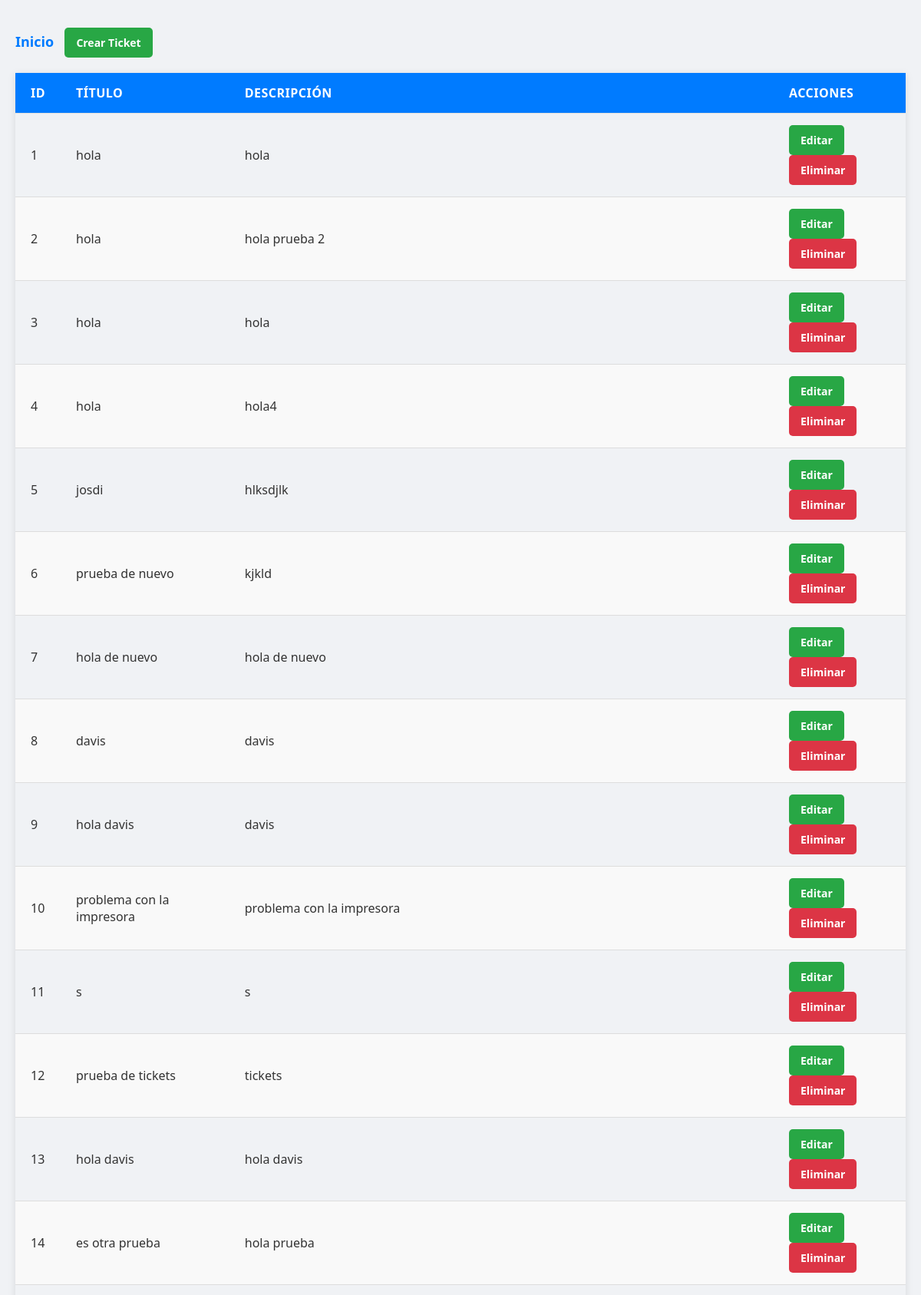
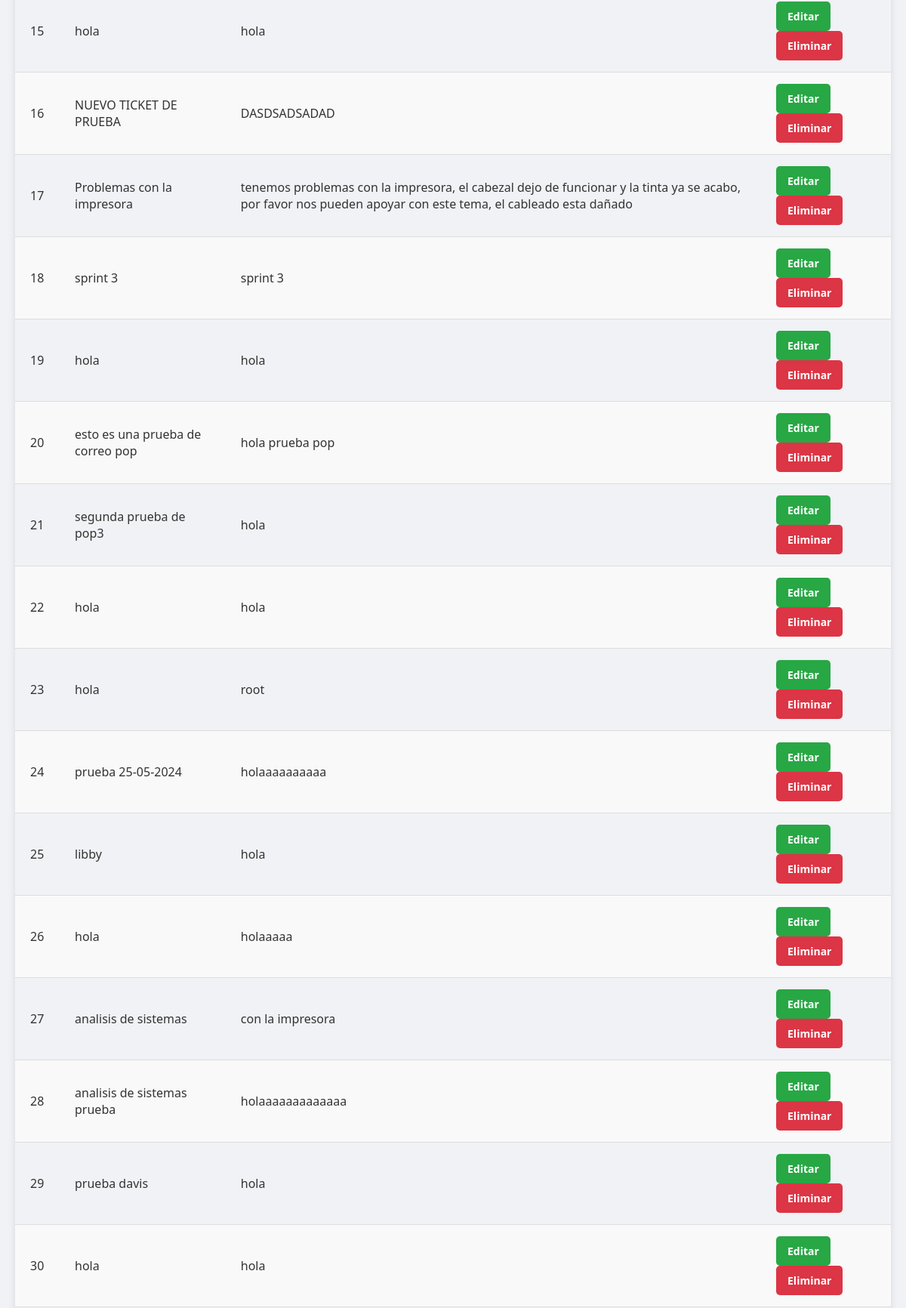
Screenshot of /listaticket/ (upper part) with the database file from the repository (2 pictures, top to bottom).
### core/models.py (models this page shows)
class Ticket(models.Model):
    sender = models.EmailField(default=" ")
    subject = models.CharField(max_length=255, default=" ")
    body = models.TextField(default=" ")
    title = models.CharField(max_length=100)
    description = models.TextField()
    priority = models.CharField(max_length=10, choices=[
        ('low', 'Low'),
        ('medium', 'Medium'),
        ('high', 'High')
    ])
    asignar = models.CharField(max_length=20, choices=[
        ('', 'sin asignar'),
        ('Davis Hernandez', 'Davis Hernandez'),
        ('Libby Arias', 'Libby Arias'),
        ('Katherine Monterroso', 'Katherine Monterroso'),
        ('Daniel Hall', 'Daniel Hall')
    ],
    default=''
    )
    categorias = models.CharField(max_length=30, choices= [
        ('', 'sin categoria'),
        ('red', 'Red'),
        ('Impresoras', 'Impresoras'),
        ('Disco_duro', 'Disco duro'),
        ('Aplicaciones', 'Aplicaciones')
    ],
    default=''
    )
    closed = models.BooleanField(default=False)

### core/views.py (the view)
# urls.py: path('listaticket/', listatickets, name='listatickets'),
def listatickets(request):
    tickets = Ticket.objects.all()  # Obtén todos los objetos de la tabla ticket
    return render(request, 'core/listaticket.html', {'tickets': tickets})

### core/templates/core/listaticket.html (shortened to what this page needs)
<!DOCTYPE html>
<html lang="en">
<head>
    <link rel="stylesheet" href="../static/css/kk.css">
</head>
<body>
    <nav>
        <ul>
            <li><a href="{% url 'products' %}">Inicio</a></li>
            <a href="{% url 'creaciondeticket' %}" class="btn btn-edit">Crear Ticket</a>
        </ul>
    </nav>
    <table>
        <thead>
            <tr>
                <th>Id</th>
                <th>Título</th>
                <th>Descripción</th>
                <th>Acciones</th>
            </tr>
        </thead>
        <tbody>
            {% for ticket in tickets %}
            <tr>
                <td data-label="Id">{{ ticket.id }}</td>
                <td data-label="Título">{{ ticket.title }}</td>
                <td data-label="Descripción">{{ ticket.description }}</td>
                <td>
                    <a href="{% url 'editarticket' ticket.id %}" class="btn btn-edit">Editar</a>
                    <a href="{% url 'eliminarticket' ticket.id %}" class="btn btn-delete"
                   onclick="return confirm('¿Estás seguro de que deseas eliminar este ticket?');">Eliminar</a>
                </td>
            </tr>
            {% endfor %}
        </tbody>
    </table>
</body>
</html>

### core/templates/static/css/kk.css (style rules this page uses)
body { font-family: 'Segoe UI', Tahoma, Geneva, Verdana, sans-serif; background-color: #f0f2f5; margin: 0; padding: 20px; }
nav ul { list-style-type: none; padding: 0; margin-bottom: 20px; }
nav ul li { display: inline; margin-right: 10px; }
nav ul li a { text-decoration: none; color: #007bff; font-weight: bold; font-size: 18px; }
table { width: 100%; border-collapse: collapse; margin: 20px 0; font-size: 16px; box-shadow: 0 2px 10px rgba(0, 0, 0, 0.1); }
thead { background-color: #007bff; color: white; text-transform: uppercase; letter-spacing: 0.03em; font-weight: bold; }
th, td { text-align: left; padding: 15px 20px; border-bottom: 1px solid #ddd; }
tr:nth-child(even) { background-color: #f9f9f9; }
th { position: sticky; top: 0; background-color: #007bff; color: white; }
td { color: #333; font-weight: normal; }
.btn { display: inline-block; text-decoration: none; padding: 10px 15px; border-radius: 5px; color: white; font-size: 14px; transition: background-color 0.3s ease, box-shadow 0.3s ease; font-weight: bold; }
.btn-edit { background-color: #28a745; margin-right: 10px; }
.btn-delete { background-color: #dc3545; }

### rows the page displays
Ticket: id "1", title "hola", description "hola"
Ticket: id "2", title "hola", description "hola prueba 2"
Ticket: id "3", title "hola", description "hola"
Ticket: id "4", title "hola", description "hola4"
Ticket: id "5", title "josdi", description "hlksdjlk"
Ticket: id "6", title "prueba de nuevo", description "kjkld"
Ticket: id "7", title "hola de nuevo", description "hola de nuevo"
Ticket: id "8", title "davis", description "davis"
Ticket: id "9", title "hola davis", description "davis"
Ticket: id "10", title "problema con la impresora", description "problema con la impresora"
Ticket: id "11", title "s", description "s"
Ticket: id "12", title "prueba de tickets", description "tickets"
Ticket: id "13", title "hola davis", description "hola davis"
Ticket: id "14", title "es otra prueba", description "hola prueba"
Ticket: id "15", title "hola", description "hola"
Ticket: id "16", title "NUEVO TICKET DE PRUEBA", description "DASDSADSADAD"
Ticket: id "17", title "Problemas con la impresora", description "tenemos problemas con la impresora, el cabezal dejo de funcionar y la tinta ya se acabo, por favor nos pueden apoyar con este tema, el cableado esta dañado"
Ticket: id "18", title "sprint 3", description "sprint 3"
Ticket: id "19", title "hola", description "hola"
Ticket: id "20", title "esto es una prueba de correo pop", description "hola prueba pop"
Ticket: id "21", title "segunda prueba de pop3", description "hola"
Ticket: id "22", title "hola", description "hola"
Ticket: id "23", title "hola", description "root"
Ticket: id "24", title "prueba 25-05-2024", description "holaaaaaaaaaa"
Ticket: id "25", title "libby", description "hola"
Ticket: id "26", title "hola", description "holaaaaa"
Ticket: id "27", title "analisis de sistemas", description "con la impresora"
Ticket: id "28", title "analisis de sistemas prueba", description "holaaaaaaaaaaaaa"
Ticket: id "29", title "prueba davis", description "hola"
Ticket: id "30", title "hola", description "hola"
